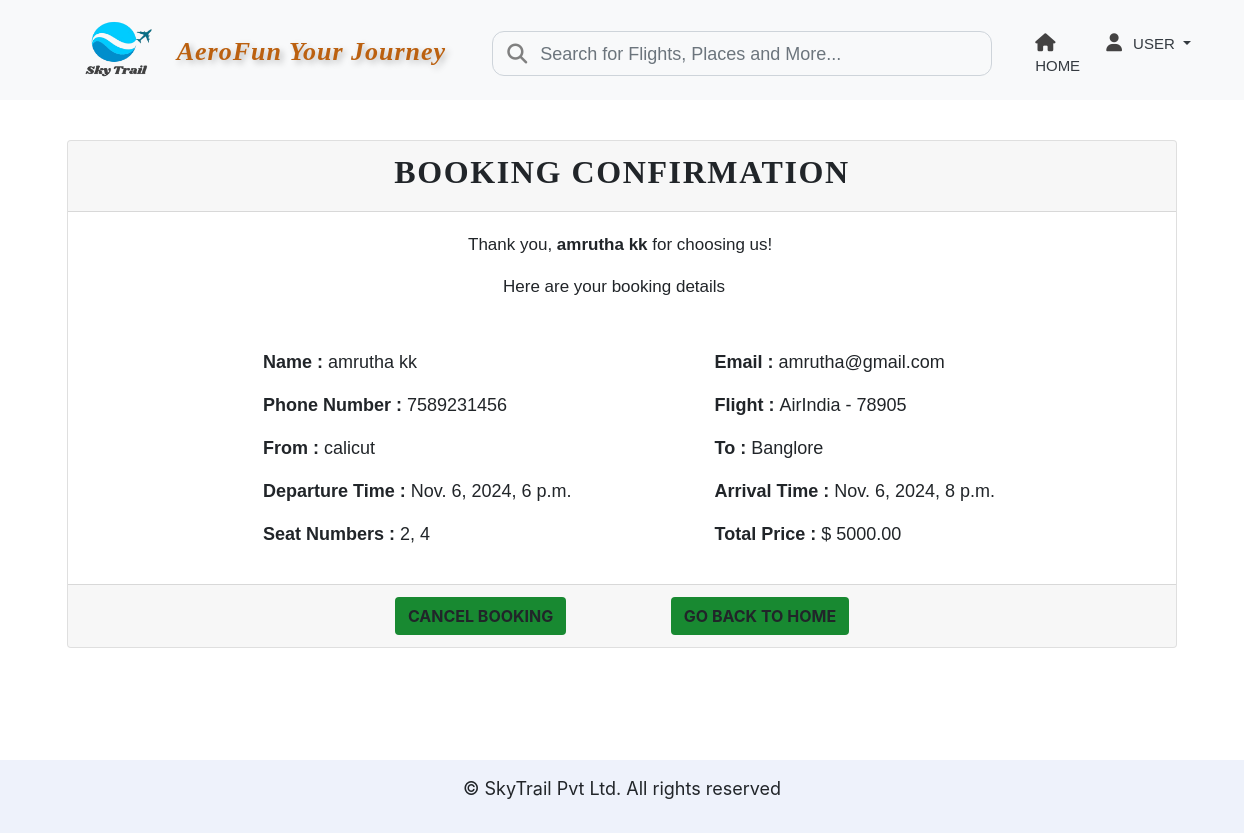
Screenshot of /print/37/ with the database file from the repository.
### airlineapp/models.py (models this page shows, shortened)
class Passenger(models.Model):
    first_name = models.CharField(max_length=50)
    last_name = models.CharField(max_length=50)
    email = models.EmailField(unique=True)
    phone_number = models.CharField(max_length=15)

class Flight(models.Model):
    flight_number = models.CharField(max_length=10, unique=True)
    airline_name = models.CharField(max_length=100)
    departure_city = models.CharField(max_length=50)
    arrival_city = models.CharField(max_length=50)
    departure_time = models.DateTimeField()
    arrival_time = models.DateTimeField()
    price = models.DecimalField(max_digits=10, decimal_places=2)
    available_seats = models.PositiveIntegerField()

### airlineapp/views.py (the view)
# urls.py: path('print/<int:reservation_id>/', views.print_ticket, name='print_ticket'),
def print_ticket(request, reservation_id):
    reservation = get_object_or_404(Reservation, id=reservation_id)
    flight = reservation.flight
    passenger = reservation.passenger
    seat_numbers = reservation.seat_number.all()
    selected_seat_numbers = [str(seat.seat_number) for seat in seat_numbers]
    price_per_seat = flight.price
    total_price = price_per_seat * len(seat_numbers)
    context = {
        'reservation': reservation,
        'passenger': passenger,
        'flight': flight,
        'seat_numbers': selected_seat_numbers,
        'total_price': total_price,
    }
    return render(request, 'print_ticket.html', context)

### templates/print_ticket.html (shortened to what this page needs)
{% extends 'base.html' %}
{% load static %}
{% block content %}
<div class="container mt-4" style="height: 620px;">
    <div class="card" style="margin-top: 40px;">
        <div class="card-header text-center">
            <h2 class="my_title">Booking Confirmation</h2>
        </div>
        <div class="card-body">
            <p class="print-sec1">Thank you, <strong>{{ passenger.first_name }} {{ passenger.last_name }}</strong> for choosing us!</p>
            <p class="print-sec1" style="margin-left: 415px;">Here are your booking details</p>
            <div class="print-sec2 row">
                <div class="col-md-6">
                    <p><strong>Name : </strong> {{ passenger.first_name }} {{ passenger.last_name }}</p>
                </div>
                <div class="col-md-6">
                    <p><strong>Email : </strong> {{ passenger.email }} </p>
                </div>
                <div class="col-md-6">
                    <p><strong>Phone Number : </strong> {{ passenger.phone_number }}</p>
                </div>
                <div class="col-md-6">
                    <p><strong>Flight : </strong> {{ flight.airline_name }} - {{ flight.flight_number }}</p>
                </div>
                <div class="col-md-6">
                    <p><strong>From : </strong> {{ flight.departure_city }}</p>
                </div>
                <div class="col-md-6">
                    <p><strong>To : </strong> {{ flight.arrival_city }}</p>
                </div>
                <div class="col-md-6">
                    <p><strong>Departure Time : </strong> {{ flight.departure_time }}</p>
                </div>
                <div class="col-md-6">
                    <p><strong>Arrival Time : </strong> {{ flight.arrival_time }}</p>
                </div>
                <div class="col-md-6">
                    <p><strong>Seat Numbers : </strong> {{ seat_numbers|join:", " }}</p>
                </div>
                <div class="col-md-6">
                    <p><strong>Total Price : </strong> $ {{ total_price }}</p>
                </div>
            </div>
        </div>
        <div class="card-footer text-center">
            <a href="{% url 'airlineapp:cancel_booking' reservation.id %}" class="btn print-sec3">Cancel Booking</a>
            <a href="{% url 'airlineapp:index' %}" class="btn print-sec3" style="margin-left: 100px;">Go Back to Home</a>
        </div>
    </div>
</div>
{% endblock %}

### static/css/index.css (style rules this page uses)
body { margin: 0; }
.my_title { font-size:32px; text-transform:uppercase; font-family: 'Merriweather', 'Times New Roman', Times, serif; font-weight:bold; letter-spacing:.05em; text-align: center; }
.print-sec1 { font-size: 17px; font-family: sans-serif; margin-left: 380px; }
.print-sec2 { text-align: left; margin-left: 160px; margin-top: 50px; flex: 1; padding-right: 20px; font-size: 18px; font-family: sans-serif; }
.print-sec3 { background-color: #188931; font-size: 16px; font-weight: bold; text-transform: uppercase; }

### rows the page displays
Passenger: first_name "amrutha", last_name "kk", email "amrutha@gmail.com", phone_number "7589231456"
Flight: airline_name "AirIndia", flight_number "78905", departure_city "calicut", arrival_city "Banglore", departure_time "Nov. 6, 2024, 6 p.m.", arrival_time "Nov. 6, 2024, 8 p.m."

### other values shown
{{ seat_numbers|join:", " }} "2, 4"
{{ total_price }} "5000.00"
